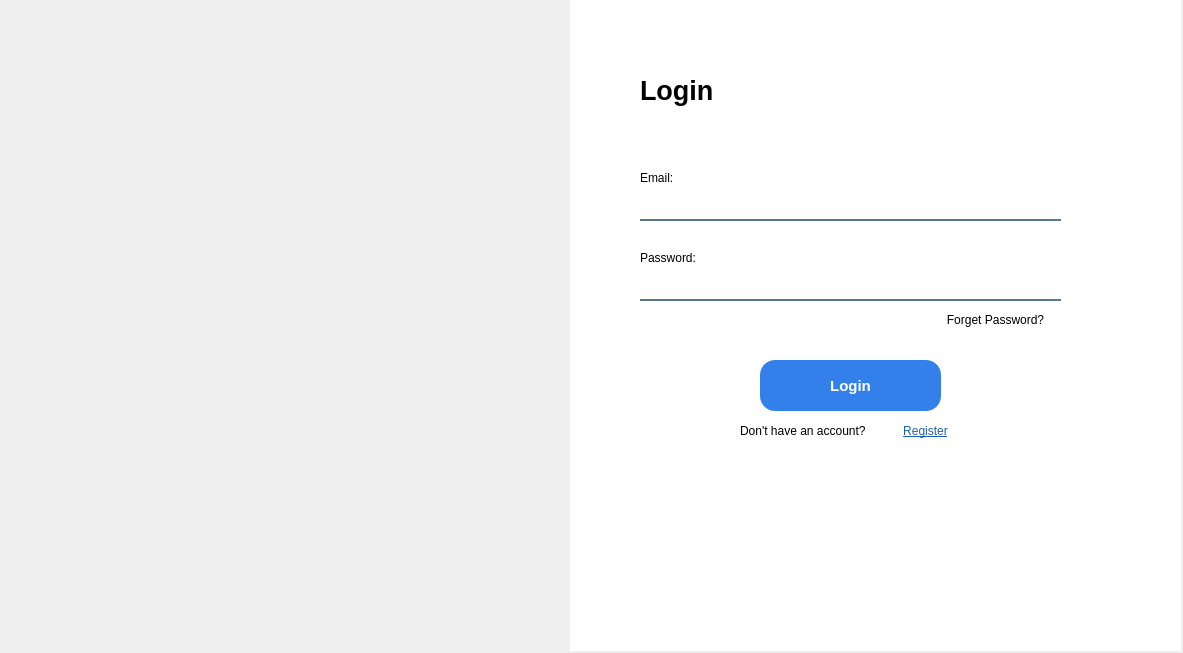
<?xml version="1.0" encoding="UTF-8"?>
<ui version="4.0">
 <class>MainWindow</class>
 <widget class="QMainWindow" name="MainWindow">
  <property name="enabled">
   <bool>true</bool>
  </property>
  <property name="geometry">
   <rect>
    <x>0</x>
    <y>0</y>
    <width>1183</width>
    <height>653</height>
   </rect>
  </property>
  <property name="windowTitle">
   <string>Realip</string>
  </property>
  <widget class="QWidget" name="centralwidget">
   <widget class="QLabel" name="label_2">
    <property name="geometry">
     <rect>
      <x>640</x>
      <y>60</y>
      <width>141</width>
      <height>61</height>
     </rect>
    </property>
    <property name="font">
     <font>
      <pointsize>20</pointsize>
      <weight>75</weight>
      <bold>true</bold>
     </font>
    </property>
    <property name="text">
     <string>Login</string>
    </property>
   </widget>
   <widget class="QLabel" name="label">
    <property name="geometry">
     <rect>
      <x>570</x>
      <y>0</y>
      <width>611</width>
      <height>651</height>
     </rect>
    </property>
    <property name="font">
     <font>
      <pointsize>5</pointsize>
     </font>
    </property>
    <property name="styleSheet">
     <string notr="true">background-color:rgb(255,255,255)</string>
    </property>
    <property name="text">
     <string/>
    </property>
   </widget>
   <widget class="QPushButton" name="login_button">
    <property name="geometry">
     <rect>
      <x>760</x>
      <y>360</y>
      <width>181</width>
      <height>51</height>
     </rect>
    </property>
    <property name="font">
     <font>
      <pointsize>11</pointsize>
      <weight>75</weight>
      <bold>true</bold>
     </font>
    </property>
    <property name="styleSheet">
     <string notr="true">QPushButton#login_button{
	background-color:rgb(52, 128, 235);
	border:none;
	color:rgb(255,255,255);
	border-radius: 15px
}
QPushButton#login_button:pressed{
	padding-left:5px;
	padding-top:5px;
	background-color:rgb(19, 38, 99)
}</string>
    </property>
    <property name="text">
     <string>Login</string>
    </property>
    <property name="autoDefault">
     <bool>false</bool>
    </property>
   </widget>
   <widget class="QLabel" name="register_label">
    <property name="geometry">
     <rect>
      <x>740</x>
      <y>420</y>
      <width>161</width>
      <height>21</height>
     </rect>
    </property>
    <property name="font">
     <font>
      <pointsize>9</pointsize>
     </font>
    </property>
    <property name="text">
     <string>Don't have an account?</string>
    </property>
    <property name="textInteractionFlags">
     <set>Qt::LinksAccessibleByMouse</set>
    </property>
   </widget>
   <widget class="QLabel" name="label_3">
    <property name="geometry">
     <rect>
      <x>640</x>
      <y>170</y>
      <width>55</width>
      <height>16</height>
     </rect>
    </property>
    <property name="font">
     <font>
      <pointsize>9</pointsize>
     </font>
    </property>
    <property name="text">
     <string>Email:</string>
    </property>
   </widget>
   <widget class="QLineEdit" name="email_edit">
    <property name="geometry">
     <rect>
      <x>640</x>
      <y>190</y>
      <width>421</width>
      <height>31</height>
     </rect>
    </property>
    <property name="font">
     <font>
      <pointsize>9</pointsize>
     </font>
    </property>
    <property name="styleSheet">
     <string notr="true">border:none;
border-bottom:2px solid rgba(46, 82, 101, 200);</string>
    </property>
    <property name="text">
     <string/>
    </property>
    <property name="placeholderText">
     <string/>
    </property>
   </widget>
   <widget class="QLabel" name="label_7">
    <property name="geometry">
     <rect>
      <x>640</x>
      <y>250</y>
      <width>131</width>
      <height>16</height>
     </rect>
    </property>
    <property name="font">
     <font>
      <pointsize>9</pointsize>
     </font>
    </property>
    <property name="text">
     <string>Password:</string>
    </property>
   </widget>
   <widget class="QLineEdit" name="password_edit">
    <property name="geometry">
     <rect>
      <x>640</x>
      <y>270</y>
      <width>421</width>
      <height>31</height>
     </rect>
    </property>
    <property name="font">
     <font>
      <pointsize>9</pointsize>
     </font>
    </property>
    <property name="styleSheet">
     <string notr="true">border:none;
border-bottom:2px solid rgba(46, 82, 101, 200);</string>
    </property>
    <property name="text">
     <string/>
    </property>
    <property name="echoMode">
     <enum>QLineEdit::Password</enum>
    </property>
    <property name="placeholderText">
     <string/>
    </property>
   </widget>
   <widget class="QPushButton" name="register_button">
    <property name="geometry">
     <rect>
      <x>900</x>
      <y>420</y>
      <width>51</width>
      <height>21</height>
     </rect>
    </property>
    <property name="font">
     <font>
      <pointsize>9</pointsize>
      <underline>true</underline>
     </font>
    </property>
    <property name="styleSheet">
     <string notr="true">QPushButton#register_button{
	border:none;
	color: rgb(29, 98, 168)
}
QPushButton#register_button:pressed{
	color:rgb(19, 38, 99)
}</string>
    </property>
    <property name="text">
     <string>Register</string>
    </property>
   </widget>
   <widget class="QPushButton" name="forget_password_button">
    <property name="geometry">
     <rect>
      <x>930</x>
      <y>310</y>
      <width>131</width>
      <height>20</height>
     </rect>
    </property>
    <property name="font">
     <font>
      <pointsize>9</pointsize>
      <underline>false</underline>
     </font>
    </property>
    <property name="styleSheet">
     <string notr="true">QPushButton#forget_password_button{
	border:none;
}
QPushButton#forget_password_button:pressed{
	color:rgb(19, 38, 99)
}</string>
    </property>
    <property name="text">
     <string>Forget Password?</string>
    </property>
   </widget>
   <widget class="QLabel" name="error_login">
    <property name="geometry">
     <rect>
      <x>640</x>
      <y>114</y>
      <width>421</width>
      <height>51</height>
     </rect>
    </property>
    <property name="styleSheet">
     <string notr="true">color:rgb(255,0,0)</string>
    </property>
    <property name="text">
     <string/>
    </property>
    <property name="alignment">
     <set>Qt::AlignLeading|Qt::AlignLeft|Qt::AlignTop</set>
    </property>
    <property name="wordWrap">
     <bool>true</bool>
    </property>
   </widget>
   <widget class="QLabel" name="label_5">
    <property name="geometry">
     <rect>
      <x>40</x>
      <y>250</y>
      <width>291</width>
      <height>111</height>
     </rect>
    </property>
    <property name="text">
     <string/>
    </property>
    <property name="pixmap">
     <pixmap>../Icon/Logo.png</pixmap>
    </property>
    <property name="scaledContents">
     <bool>true</bool>
    </property>
   </widget>
   <widget class="QLabel" name="label_6">
    <property name="geometry">
     <rect>
      <x>0</x>
      <y>0</y>
      <width>571</width>
      <height>661</height>
     </rect>
    </property>
    <property name="styleSheet">
     <string notr="true"/>
    </property>
    <property name="text">
     <string/>
    </property>
    <property name="pixmap">
     <pixmap>../Icon/background 2.png</pixmap>
    </property>
    <property name="scaledContents">
     <bool>true</bool>
    </property>
   </widget>
   <zorder>label_6</zorder>
   <zorder>label</zorder>
   <zorder>label_2</zorder>
   <zorder>login_button</zorder>
   <zorder>register_label</zorder>
   <zorder>label_3</zorder>
   <zorder>email_edit</zorder>
   <zorder>label_7</zorder>
   <zorder>password_edit</zorder>
   <zorder>register_button</zorder>
   <zorder>forget_password_button</zorder>
   <zorder>error_login</zorder>
   <zorder>label_5</zorder>
  </widget>
 </widget>
 <resources/>
 <connections/>
</ui>
